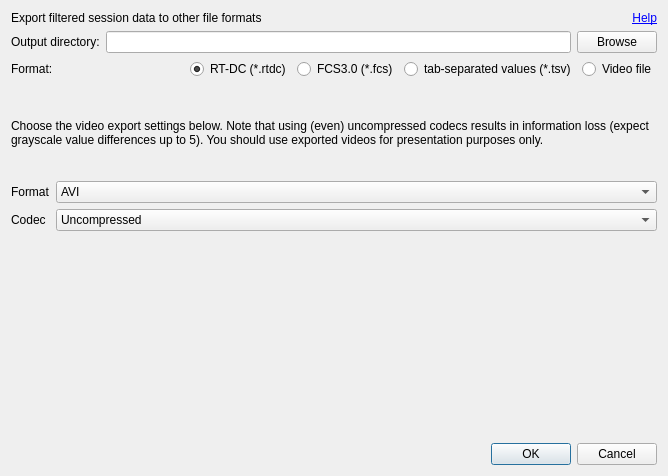
<?xml version="1.0" encoding="UTF-8"?>
<ui version="4.0">
 <class>Dialog</class>
 <widget class="QDialog" name="Dialog">
  <property name="geometry">
   <rect>
    <x>0</x>
    <y>0</y>
    <width>668</width>
    <height>476</height>
   </rect>
  </property>
  <property name="windowTitle">
   <string>Data export</string>
  </property>
  <property name="windowIcon">
   <iconset theme="office-chart-ring"/>
  </property>
  <layout class="QVBoxLayout" name="verticalLayout">
   <item>
    <layout class="QHBoxLayout" name="horizontalLayout_3">
     <item>
      <widget class="QLabel" name="label_3">
       <property name="text">
        <string>Export filtered session data to other file formats</string>
       </property>
      </widget>
     </item>
     <item>
      <widget class="QLabel" name="label_5">
       <property name="text">
        <string>&lt;a href=&quot;https://dcscope.readthedocs.io/en/stable/sec_qg_export_data.html&quot;&gt;Help&lt;a&gt;</string>
       </property>
       <property name="alignment">
        <set>Qt::AlignmentFlag::AlignRight|Qt::AlignmentFlag::AlignTrailing|Qt::AlignmentFlag::AlignVCenter</set>
       </property>
       <property name="openExternalLinks">
        <bool>true</bool>
       </property>
      </widget>
     </item>
    </layout>
   </item>
   <item>
    <layout class="QHBoxLayout" name="horizontalLayout_2">
     <property name="topMargin">
      <number>0</number>
     </property>
     <item>
      <widget class="QLabel" name="label_2">
       <property name="text">
        <string>Output directory:</string>
       </property>
      </widget>
     </item>
     <item>
      <widget class="QLineEdit" name="lineEdit_path">
       <property name="readOnly">
        <bool>true</bool>
       </property>
      </widget>
     </item>
     <item>
      <widget class="QPushButton" name="pushButton_path">
       <property name="text">
        <string>Browse</string>
       </property>
      </widget>
     </item>
    </layout>
   </item>
   <item>
    <layout class="QHBoxLayout" name="horizontalLayout">
     <property name="topMargin">
      <number>0</number>
     </property>
     <item>
      <widget class="QLabel" name="label">
       <property name="sizePolicy">
        <sizepolicy hsizetype="Expanding" vsizetype="Preferred">
         <horstretch>0</horstretch>
         <verstretch>0</verstretch>
        </sizepolicy>
       </property>
       <property name="text">
        <string>Format:</string>
       </property>
      </widget>
     </item>
     <item>
      <widget class="QRadioButton" name="radioButton_rtdc">
       <property name="toolTip">
        <string>Standard RT-DC file format.</string>
       </property>
       <property name="whatsThis">
        <string/>
       </property>
       <property name="text">
        <string>RT-DC (*.rtdc)</string>
       </property>
       <property name="checked">
        <bool>true</bool>
       </property>
      </widget>
     </item>
     <item>
      <widget class="QRadioButton" name="radioButton_fcs">
       <property name="toolTip">
        <string>Flow Cytometry Standard version 3.0</string>
       </property>
       <property name="text">
        <string>FCS3.0 (*.fcs)</string>
       </property>
      </widget>
     </item>
     <item>
      <widget class="QRadioButton" name="radioButton_tsv">
       <property name="toolTip">
        <string>text file for custom analysis</string>
       </property>
       <property name="text">
        <string>tab-separated values (*.tsv)</string>
       </property>
      </widget>
     </item>
     <item>
      <widget class="QRadioButton" name="radioButton_avi">
       <property name="text">
        <string>Video file</string>
       </property>
      </widget>
     </item>
    </layout>
   </item>
   <item>
    <widget class="QWidget" name="widget_storage_strategy" native="true">
     <layout class="QHBoxLayout" name="horizontalLayout_4">
      <property name="leftMargin">
       <number>0</number>
      </property>
      <property name="topMargin">
       <number>0</number>
      </property>
      <property name="rightMargin">
       <number>0</number>
      </property>
      <property name="bottomMargin">
       <number>0</number>
      </property>
     </layout>
    </widget>
   </item>
   <item>
    <widget class="QStackedWidget" name="stackedWidget">
     <property name="currentIndex">
      <number>1</number>
     </property>
     <widget class="QWidget" name="page_features">
      <layout class="QVBoxLayout" name="verticalLayout_2">
       <property name="leftMargin">
        <number>0</number>
       </property>
       <property name="topMargin">
        <number>0</number>
       </property>
       <property name="rightMargin">
        <number>0</number>
       </property>
       <property name="bottomMargin">
        <number>0</number>
       </property>
       <item>
        <layout class="QHBoxLayout" name="horizontalLayout_5">
         <item>
          <widget class="QLabel" name="label_4">
           <property name="text">
            <string>Storage strategy:</string>
           </property>
          </widget>
         </item>
         <item>
          <widget class="QComboBox" name="comboBox_storage">
           <property name="sizePolicy">
            <sizepolicy hsizetype="Preferred" vsizetype="Fixed">
             <horstretch>0</horstretch>
             <verstretch>0</verstretch>
            </sizepolicy>
           </property>
           <item>
            <property name="text">
             <string>No basins: Store only the selected feature data (legacy behavior)</string>
            </property>
           </item>
           <item>
            <property name="text">
             <string>With basins: Store features, refer to the original file (recommended)</string>
            </property>
           </item>
           <item>
            <property name="text">
             <string>Basins only: Do not store features, refer to original file (fast)</string>
            </property>
           </item>
          </widget>
         </item>
        </layout>
       </item>
       <item>
        <widget class="BulkList" name="bulklist_features" native="true">
         <property name="sizePolicy">
          <sizepolicy hsizetype="Preferred" vsizetype="Expanding">
           <horstretch>0</horstretch>
           <verstretch>0</verstretch>
          </sizepolicy>
         </property>
        </widget>
       </item>
      </layout>
     </widget>
     <widget class="QWidget" name="page_video">
      <layout class="QVBoxLayout" name="verticalLayout_3">
       <property name="leftMargin">
        <number>0</number>
       </property>
       <property name="topMargin">
        <number>0</number>
       </property>
       <property name="rightMargin">
        <number>0</number>
       </property>
       <property name="bottomMargin">
        <number>0</number>
       </property>
       <item>
        <widget class="QLabel" name="label_8">
         <property name="text">
          <string>Choose the video export settings below. Note that using (even) uncompressed codecs results in information loss (expect grayscale value differences up to 5). You should use exported videos for presentation purposes only.</string>
         </property>
         <property name="wordWrap">
          <bool>true</bool>
         </property>
        </widget>
       </item>
       <item>
        <layout class="QFormLayout" name="formLayout">
         <item row="0" column="0">
          <widget class="QLabel" name="label_6">
           <property name="text">
            <string>Format</string>
           </property>
          </widget>
         </item>
         <item row="0" column="1">
          <widget class="QComboBox" name="comboBox_format">
           <item>
            <property name="text">
             <string>AVI</string>
            </property>
           </item>
           <item>
            <property name="text">
             <string>MOV</string>
            </property>
           </item>
           <item>
            <property name="text">
             <string>MP4</string>
            </property>
           </item>
          </widget>
         </item>
         <item row="1" column="0">
          <widget class="QLabel" name="label_7">
           <property name="text">
            <string>Codec</string>
           </property>
          </widget>
         </item>
         <item row="1" column="1">
          <widget class="QComboBox" name="comboBox_codec">
           <item>
            <property name="text">
             <string>Uncompressed</string>
            </property>
           </item>
           <item>
            <property name="text">
             <string>H264</string>
            </property>
           </item>
          </widget>
         </item>
        </layout>
       </item>
      </layout>
     </widget>
    </widget>
   </item>
   <item>
    <spacer name="verticalSpacer">
     <property name="orientation">
      <enum>Qt::Orientation::Vertical</enum>
     </property>
     <property name="sizeHint" stdset="0">
      <size>
       <width>20</width>
       <height>0</height>
      </size>
     </property>
    </spacer>
   </item>
   <item>
    <widget class="QDialogButtonBox" name="buttonBox">
     <property name="orientation">
      <enum>Qt::Orientation::Horizontal</enum>
     </property>
     <property name="standardButtons">
      <set>QDialogButtonBox::StandardButton::Cancel|QDialogButtonBox::StandardButton::Ok</set>
     </property>
    </widget>
   </item>
  </layout>
 </widget>
 <customwidgets>
  <customwidget>
   <class>BulkList</class>
   <extends>QWidget</extends>
   <header>dcscope.gui.widgets.bulk_list</header>
   <container>1</container>
  </customwidget>
 </customwidgets>
 <resources/>
 <connections>
  <connection>
   <sender>buttonBox</sender>
   <signal>accepted()</signal>
   <receiver>Dialog</receiver>
   <slot>accept()</slot>
   <hints>
    <hint type="sourcelabel">
     <x>248</x>
     <y>254</y>
    </hint>
    <hint type="destinationlabel">
     <x>157</x>
     <y>274</y>
    </hint>
   </hints>
  </connection>
  <connection>
   <sender>buttonBox</sender>
   <signal>rejected()</signal>
   <receiver>Dialog</receiver>
   <slot>reject()</slot>
   <hints>
    <hint type="sourcelabel">
     <x>316</x>
     <y>260</y>
    </hint>
    <hint type="destinationlabel">
     <x>286</x>
     <y>274</y>
    </hint>
   </hints>
  </connection>
 </connections>
</ui>
